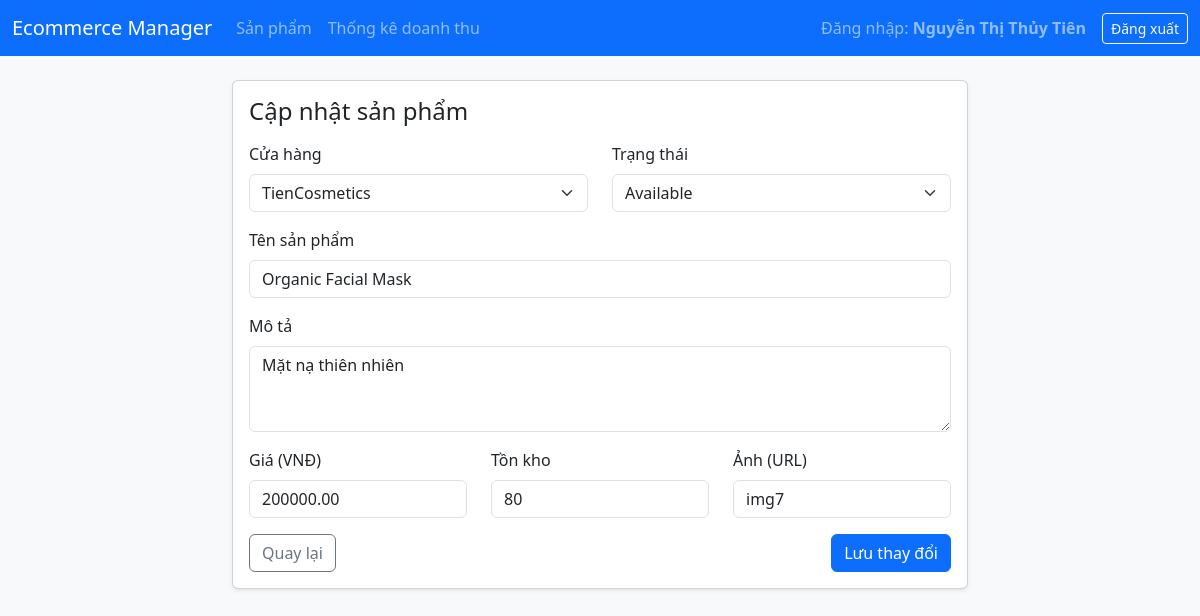
The page /index.php?page=product_form&id=7 (signed in) on the database its author committed.
### tables this page shows
CREATE TABLE Product (
    Product_ID          INT             AUTO_INCREMENT PRIMARY KEY,
    Store_ID            INT             NOT NULL,
    Name                VARCHAR(150)    NOT NULL,
    Description         TEXT,
    Price               DECIMAL(15,2)   NOT NULL CHECK (Price > 0),
    Images_url          VARCHAR(255),
    Stock_quantity      INT             DEFAULT 0 CHECK (Stock_quantity >= 0),
    Status              VARCHAR(20)     DEFAULT 'Available' CHECK (Status IN ('Available','Out of Stock','Discontinued')),

    CONSTRAINT FK_Product_Store FOREIGN KEY (Store_ID)
        REFERENCES Store(Store_ID)
);

CREATE TABLE Store (
    Store_ID        INT             PRIMARY KEY,
    Seller_ID       INT             NOT NULL,
    Name            VARCHAR(100)    NOT NULL,
    store_url       VARCHAR(255),
    description     TEXT,
    banner_url      VARCHAR(255),
    l_url           VARCHAR(255),
    email           VARCHAR(100)    UNIQUE,
    city            VARCHAR(50),
    District        VARCHAR(50),
    total_product   INT             DEFAULT 0 CHECK (total_product >= 0),
    total_follower  INT             DEFAULT 0 CHECK (total_follower >= 0),

    CONSTRAINT FK_Store_Seller FOREIGN KEY (Seller_ID)
        REFERENCES Seller(Seller_user_ID)
);

### controllers/ProductController.php (called while the page is built, shortened)
<?php
require_once __DIR__ . '/../models/Product.php';
require_once __DIR__ . '/../models/Store.php';
class ProductController
{
    public function form(): void
    {
        $id     = isset($_GET['id']) ? (int)$_GET['id'] : 0;
        $isEdit = $id > 0;
        $stores = Store::getAll();
        if ($isEdit) {
            $product = Product::find($id);
        }
        require __DIR__ . '/../views/layout/header.php';
        require __DIR__ . '/../views/products/form.php';
        require __DIR__ . '/../views/layout/footer.php';
    }
}

### models/Store.php (called while the page is built, shortened)
<?php
class Store
{
    public static function getAll(): array
    {
        $pdo = Database::getConnection();
        $stmt = $pdo->query("SELECT Store_ID, Name FROM Store ORDER BY Name");
        return $stmt->fetchAll();
    }
}

### models/Product.php (called while the page is built, shortened)
<?php
class Product
{
    public static function find(int $id): ?array
    {
        $pdo = Database::getConnection();
        $stmt = $pdo->prepare("SELECT * FROM Product WHERE Product_ID = ?");
        $stmt->execute([$id]);
        $row = $stmt->fetch();
        return $row ?: null;
    }
}

### views/products/form.php (the view, shortened to what this page needs)
<div class="row justify-content-center">
    <div class="col-md-8">
        <div class="card shadow-sm">
            <div class="card-body">
                <h4 class="card-title mb-3">
                    <?= $isEdit ? 'Cập nhật sản phẩm' : 'Thêm sản phẩm mới' ?>
                </h4>
                <form method="post">
                    <div class="row mb-3">
                        <div class="col-md-6">
                            <label class="form-label">Cửa hàng</label>
                            <select name="Store_ID" class="form-select" required>
                                <?php foreach ($stores as $s): ?>
                                    <option value="<?= $s['Store_ID'] ?>"
                                        <?= ($product['Store_ID'] == $s['Store_ID']) ? 'selected' : '' ?>>
                                        <?= htmlspecialchars($s['Name']) ?>
                                    </option>
                                <?php endforeach; ?>
                            </select>
                        </div>
                        <div class="col-md-6">
                            <label class="form-label">Trạng thái</label>
                            <select name="Status" class="form-select">
                                <option value="Available"    <?= $product['Status']=='Available'    ? 'selected' : '' ?>>Available</option>
                            </select>
                        </div>
                    </div>
                    <div class="mb-3">
                        <label class="form-label">Tên sản phẩm</label>
                        <input type="text" class="form-control" name="Name"
                               value="<?= htmlspecialchars($product['Name']) ?>" required>
                    </div>
                    <div class="mb-3">
                        <label class="form-label">Mô tả</label>
                        <textarea class="form-control" name="Description" rows="3"><?= htmlspecialchars($product['Description']) ?></textarea>
                    </div>
                    <div class="row mb-3">
                        <div class="col-md-4">
                            <label class="form-label">Giá (VNĐ)</label>
                            <input type="number" class="form-control" name="Price"
                                   value="<?= htmlspecialchars($product['Price']) ?>" min="0" step="1000" required>
                        </div>
                        <div class="col-md-4">
                            <label class="form-label">Tồn kho</label>
                            <input type="number" class="form-control" name="Stock_quantity"
                                   value="<?= htmlspecialchars($product['Stock_quantity']) ?>" min="0">
                        </div>
                        <div class="col-md-4">
                            <label class="form-label">Ảnh (URL)</label>
                            <input type="text" class="form-control" name="Images_url"
                                   value="<?= htmlspecialchars($product['Images_url']) ?>">
                        </div>
                    </div>
                    <div class="d-flex justify-content-between">
                        <a href="index.php?page=products" class="btn btn-outline-secondary">Quay lại</a>
                        <button type="submit" class="btn btn-primary">
                            <?= $isEdit ? 'Lưu thay đổi' : 'Thêm sản phẩm' ?>
                        </button>
                    </div>
                </form>
            </div>
        </div>
    </div>
</div>

### rows shown on the page
product: Store_ID "TienCosmetics", Status "Available", Name "Organic Facial Mask", Description "Mặt nạ thiên nhiên", Price "200000.00", Stock_quantity "80", Images_url "img7"

### other values the page prints
$_SESSION['db_user'] "Nguyễn Thị Thủy Tiên"
